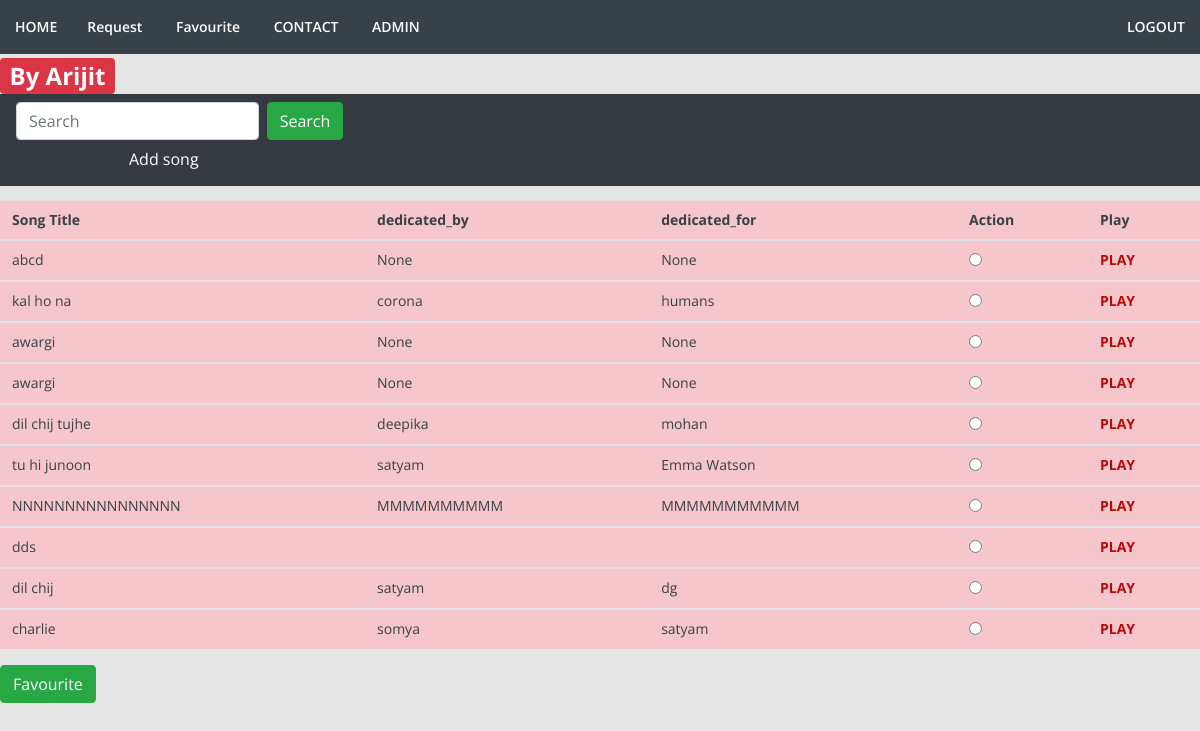
Page /album/1/ (signed in) on the earlier database version.
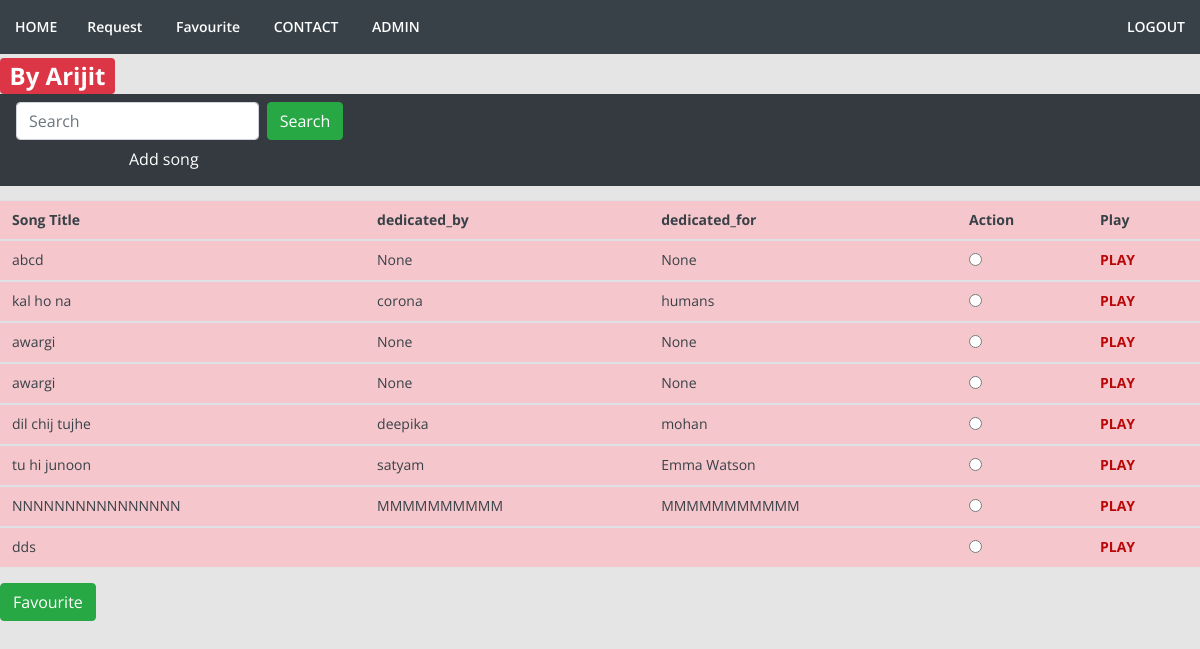
Same page on the later database version.
### music_app/models.py (models this page shows, shortened)
class album(models.Model):
    category = models.ForeignKey(albumCategory,related_name="category_album",on_delete=models.CASCADE)
    name = models.CharField(max_length=150,null=True,blank=False)
    picture = models.FileField(null=True)
    genre = models.CharField(max_length=150,null=True,blank=False)
    album_added = models.DateTimeField(auto_now_add=True)
    age = models.IntegerField()

class song(models.Model):
    song_album = models.ForeignKey(album,related_name="song_album",on_delete=models.PROTECT)
    is_visible = models.BooleanField(default=False)#if is_visible == False then show as requested song. If admin accepts is_visible= True, and not a part of requested from last condition.If deleted then no question of song object
    song_name = models.CharField(max_length=150,null=True,blank=False)
    song_file = models.FileField(null=True)
    dedicated_by = models.CharField(max_length=40,null=True,blank=False)
    dedicated_for = models.CharField(max_length=40,null=True,blank=False)
    date_added= models.DateTimeField(auto_now_add=True)

### music_app/views.py (the view, shortened to what this page needs)
# urls.py: path("album/<int:id>/", views.allsong, name='allsong'),
@login_required
def allsong(request,id):
    requested_album = album.objects.get(id=id)
    filtered_song= song.objects.filter(song_album= requested_album,is_visible = True)
    if 'search' in request.POST:
        name_song = request.POST['name_song']
        filtered_song = song.objects.filter(song_name__contains = name_song,song_album=requested_album )
    return render(request,'song.html',{'Allsong':filtered_song,'album':requested_album})

### templates/song.html (shortened to what this page needs)
{% extends 'base.html' %}
{% block body %}
{% load static %}
{% static 'music' as base %}
<h2><span class="badge badge-danger">By {{ album.name }}</span></h2>
  <nav class="navbar navbar-expand-sm bg-dark navbar-dark">
    <form class="form-inline" action="/album/{{album.id}}/" method="POST">
      <input class="form-control mr-sm-2" type="text" name="name_song" placeholder="Search" style="width: 50%;">
      <button class="btn btn-success" name="search" type="submit">Search</button>
      {% if user.is_authenticated %}
      <button type="button" style="margin-left: 100px;" class="btn btn-dark" onclick="document.getElementById('id02').style.display='block'">Add song</button>
      {% endif %}
    </form>
  </nav>
  <br>
<form action="/home/album/{{album.id}}/favourite/" method="POST">
     <table class="table table-danger table-hover">
      <thead>
          <tr>
          <th>Song Title</th>
          <th>dedicated_by</th>
          <th>dedicated_for</th>
          <th>Action</th>
          <th>Play</th>
          </tr>
      </thead>
{% for song in Allsong %}
    <tbody>
      <tr>
        <td>{{ song.song_name }}</td>
        <td>{{ song.dedicated_by }}</td>
        <td>{{ song.dedicated_for }}</td>
        <td><input type="radio" id="song{{forloop.counter}}" name="song" value="{{ song.id }}"></td>
        <td>{% if song.song_file %}
            <a href="{{song.song_file.url}}" target="_blank"><strong>PLAY</strong></a>
            {% endif %}
        </td>
      </tr>
    </tbody>
{% endfor %}
</table>
{% if user.is_authenticated %}
<input type="submit" value="Favourite" name="favourite" class="btn btn-success">
{% endif %}
</form>
{% endblock %}

### templates/base.html (shortened to what this page needs)
<!DOCTYPE html>
<html lang="en">
<head>
{% load static %}
    <link rel="stylesheet" href="https://maxcdn.bootstrapcdn.com/bootstrap/4.0.0-alpha.6/css/bootstrap.min.css">
 <link rel="stylesheet" href="{% static 'base1.css' %}">
</head>
<body>
    <nav>
           <ul class="menu">
           <li><a href="/home/"> HOME</a>
        {% if user.is_authenticated and user.is_staff %}
          <li><a  href="/request/"> Request</a>
          </li>
        {% endif %}
          {% if user.is_authenticated %}
          <li><a  href="/favourite/">Favourite</a></li>
          {% endif %}
          <li><a  href="#"> CONTACT</a></li>
          <li style="float:right;">
          {% if user.is_authenticated %}
          <a  href="/logout/"> LOGOUT </a></li>
            {% else %}
          <a  href="/"> LOGIN </a></li>
          {% endif %}
          <li> <a  href="/admin/"> ADMIN </a></li>
          </ul>
          </nav>
    {% block body %}
    {% endblock body %}
</body>
</html>

### static/base1.css (style rules this page uses)
*,html,body,div,dl,dt,dd,ul,ol,li,h1,h2,h3,h4,h5,h6,pre,form,label,fieldset,input,p,blockquote,th,td { margin: 0; padding: 0; }
body { background-image: url("https://www.google.com/url?sa=i&url=https%3A%2F%2Fwallpapercave.com%2Fmusic-wallpaper-1920x1080&psig=AOvVaw3PK4xjO1DkNiqyHt0BKKnD&ust=1591972432180000&source=images&cd=vfe&ved=0CAIQjRxqFwoTCPDE3cv9-ekCFQAAAAAdAAAAABAD"); background-color: #cccccc; }
article,aside,figure,footer,header,hgroup,nav,section { display: block; }
* { -webkit-box-sizing: border-box; -moz-box-sizing: border-box; box-sizing: border-box; }
html { -webkit-font-smoothing: antialiased; }
a { color: #BA0707; text-decoration: none; }
body { background: #e5e5e5; color: #374147; font: 14px "Open Sans",Helvetica,Arial,sans-serif; -webkit-font-smoothing: antialiased; line-height: 1; width: 100%; }
nav { display: block; background: #374147; }
.menu { display: block; }
.menu li { display: inline-block; position: relative; z-index: 100; }
.menu li:first-child { margin-left: 0; }
.menu li a { font-weight: 600; text-decoration: none; padding: 20px 15px; display: block; color: #fff; transition: all 0.2s ease-in-out 0s; }

### templates/base.html (style rules this page uses)
body { background-image: src; }

Differences in the rows shown:
removed song: song_name "dil chij", dedicated_by "satyam", dedicated_for "dg"
removed song: song_name "charlie", dedicated_by "somya", dedicated_for "satyam"
